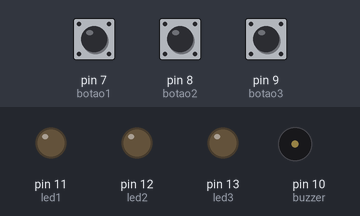
A sketch run on a simulated Arduino Uno, built with avr-gcc and run on an emulated ATmega328P. On the bench: output pins drawn as LEDs (lit = HIGH), buzzer (waves = sounding). The test bench sets the inputs (shaded band); at power-on: pin 7 (botao1) HIGH, pin 8 (botao2) HIGH, pin 9 (botao3) HIGH.

Above: at 1.2 s.
1.3 s: pin 7 (botao1) pulled LOW for 0.15 s
At 1.37 s:
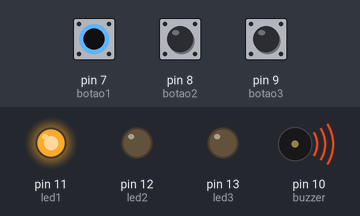
2.9 s: pin 8 (botao2) pulled LOW for 0.15 s
At 2.97 s:
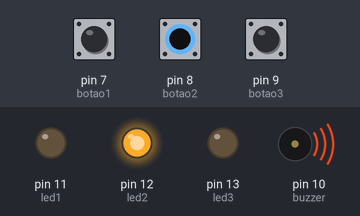
4.5 s: pin 9 (botao3) pulled LOW for 0.15 s
At 4.57 s:
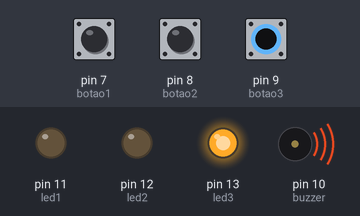
6.1 s: pin 9 (botao3) pulled LOW for 3.2 s
At 10.5 s:
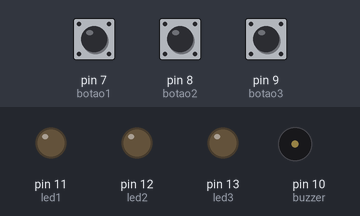
10.8 s: pin 7 (botao1) pulled LOW for 3.2 s
At 11.8 s:
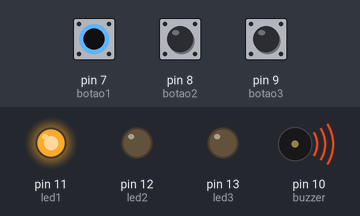
Timing chart, 0 to 15.5 s (numbered marks = the images above; inputs shaded):
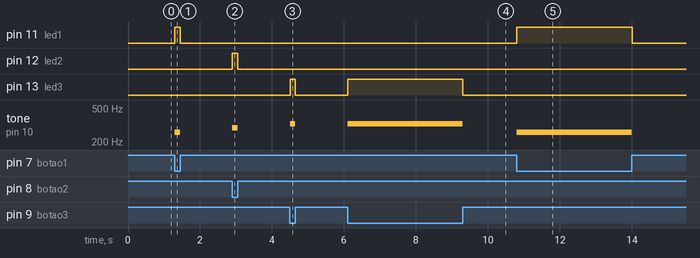

The sketch:

projeto_piano.ino
```cpp
const int buzzer = 10;

const int c = 261;
const int d = 293;
const int e = 329;
const int f = 349;
const int g = 391;
const int a = 440;
const int b = 493;

const int botao1 = 7;
const int botao2 = 8;
const int botao3 = 9;

const int led1 = 11;
const int led2 = 12;
const int led3 = 13;

void setup() {
  pinMode(buzzer, OUTPUT);

  pinMode(botao1, INPUT_PULLUP);
  pinMode(botao2, INPUT_PULLUP);
  pinMode(botao3, INPUT_PULLUP);
  pinMode(led1, OUTPUT);
  pinMode(led2, OUTPUT);
  pinMode(led3, OUTPUT);
}

void loop() {
  bool estado_botao1 = digitalRead(botao1);
  bool estado_botao2 = digitalRead(botao2);
  bool estado_botao3 = digitalRead(botao3);

  if (estado_botao1 == LOW) {
    tone(buzzer, c);
    digitalWrite(led1, HIGH);
    digitalWrite(led2, LOW);
    digitalWrite(led3, LOW);
  }
  else if (estado_botao2 == LOW) {
    tone(buzzer, d);
    digitalWrite(led1, LOW);
    digitalWrite(led2, HIGH);
    digitalWrite(led3, LOW);
  }
  else if (estado_botao3 == LOW) {
    tone(buzzer, e);
    digitalWrite(led1, LOW);
    digitalWrite(led2, LOW);
    digitalWrite(led3, HIGH);
  }
  else {
    noTone(buzzer);
    digitalWrite(led1, LOW);
    digitalWrite(led2, LOW);
    digitalWrite(led3, LOW);
  }

}
```

Measured:
- after the input at 1.3 s, pin 11 (led1): LOW → HIGH at once, → LOW 0.15 s later; tone on pin 10 (buzzer): silent → 261 Hz at once, → silent 0.15 s later
- after the input at 2.9 s, pin 12 (led2): LOW → HIGH at once, → LOW 0.15 s later; tone on pin 10 (buzzer): silent → 293 Hz at once, → silent 0.15 s later
- after the input at 4.5 s, pin 13 (led3): LOW → HIGH at once, → LOW 0.15 s later; tone on pin 10 (buzzer): silent → 329 Hz at once, → silent 0.15 s later
- after the input at 6.1 s, pin 13 (led3): LOW → HIGH at once, → LOW 3.2 s later; tone on pin 10 (buzzer): silent → 329 Hz at once, → silent 3.2 s later
- after the input at 10.8 s, pin 11 (led1): LOW → HIGH at once, → LOW 3.2 s later; tone on pin 10 (buzzer): silent → 261 Hz at once, → silent 3.2 s later
